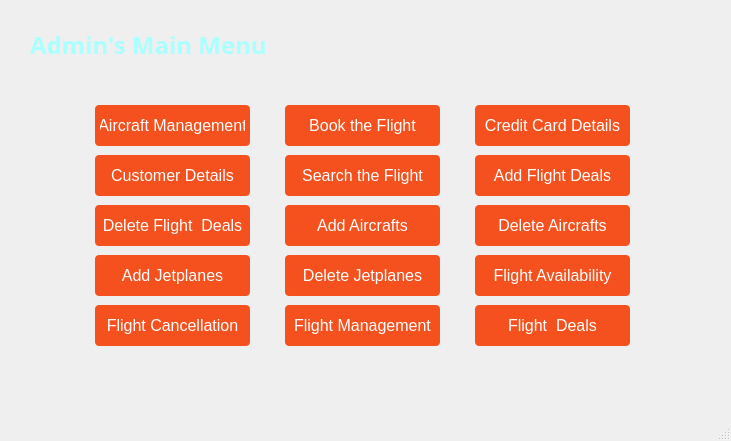
<?xml version="1.0" encoding="UTF-8"?>
<ui version="4.0">
 <class>MainMenus</class>
 <widget class="QMainWindow" name="MainMenus">
  <property name="geometry">
   <rect>
    <x>0</x>
    <y>0</y>
    <width>731</width>
    <height>441</height>
   </rect>
  </property>
  <property name="windowTitle">
   <string>MainWindow</string>
  </property>
  <widget class="QWidget" name="centralwidget">
   <widget class="QLabel" name="label">
    <property name="geometry">
     <rect>
      <x>30</x>
      <y>10</y>
      <width>261</width>
      <height>71</height>
     </rect>
    </property>
    <property name="font">
     <font>
      <family>Andalus</family>
     </font>
    </property>
    <property name="text">
     <string>&lt;!DOCTYPE HTML PUBLIC &quot;-//W3C//DTD HTML 4.0//EN&quot; &quot;http://www.w3.org/TR/REC-html40/strict.dtd&quot;&gt;
&lt;html&gt;&lt;head&gt;&lt;meta name=&quot;qrichtext&quot; content=&quot;1&quot; /&gt;&lt;style type=&quot;text/css&quot;&gt;
p, li { white-space: pre-wrap; }
&lt;/style&gt;&lt;/head&gt;&lt;body style=&quot; font-family:'Andalus'; font-size:8pt; font-weight:400; font-style:normal;&quot;&gt;
&lt;p style=&quot; margin-top:0px; margin-bottom:0px; margin-left:0px; margin-right:0px; -qt-block-indent:0; text-indent:0px;&quot;&gt;&lt;span style=&quot; font-family:'MS Shell Dlg 2'; font-size:18pt; font-weight:600; color:#aaffff;&quot;&gt;Admin's Main Menu&lt;/span&gt;&lt;/p&gt;&lt;/body&gt;&lt;/html&gt;</string>
    </property>
   </widget>
   <widget class="QPushButton" name="pushButton">
    <property name="geometry">
     <rect>
      <x>90</x>
      <y>100</y>
      <width>165</width>
      <height>51</height>
     </rect>
    </property>
    <property name="styleSheet">
     <string notr="true">QPushButton {
  display: inline-block;
  border-radius: 4px;
  background-color: #f4511e;
  border: none;
  color: #FFFFFF;
  text-align: center;
  font-size: 16px;
  padding: 5px;
  width: 100px;
  transition: all 0.5s;
  cursor: pointer;
  margin: 5px;
}</string>
    </property>
    <property name="text">
     <string>Aircraft Management</string>
    </property>
   </widget>
   <widget class="QLabel" name="pic2_label">
    <property name="geometry">
     <rect>
      <x>0</x>
      <y>0</y>
      <width>761</width>
      <height>401</height>
     </rect>
    </property>
    <property name="text">
     <string/>
    </property>
    <property name="pixmap">
     <pixmap>../../Downloads/airline/back.jpg</pixmap>
    </property>
    <property name="scaledContents">
     <bool>true</bool>
    </property>
    <property name="wordWrap">
     <bool>false</bool>
    </property>
   </widget>
   <widget class="QPushButton" name="pushButton_2">
    <property name="geometry">
     <rect>
      <x>280</x>
      <y>100</y>
      <width>165</width>
      <height>51</height>
     </rect>
    </property>
    <property name="styleSheet">
     <string notr="true">QPushButton {
  display: inline-block;
  border-radius: 4px;
  background-color: #f4511e;
  border: none;
  color: #FFFFFF;
  text-align: center;
  font-size: 16px;
  padding: 5px;
  width: 100px;
  transition: all 0.5s;
  cursor: pointer;
  margin: 5px;
}</string>
    </property>
    <property name="text">
     <string>Book the Flight</string>
    </property>
   </widget>
   <widget class="QPushButton" name="pushButton_3">
    <property name="geometry">
     <rect>
      <x>470</x>
      <y>100</y>
      <width>165</width>
      <height>51</height>
     </rect>
    </property>
    <property name="styleSheet">
     <string notr="true">QPushButton {
  display: inline-block;
  border-radius: 4px;
  background-color: #f4511e;
  border: none;
  color: #FFFFFF;
  text-align: center;
  font-size: 16px;
  padding: 5px;
  width: 100px;
  transition: all 0.5s;
  cursor: pointer;
  margin: 5px;
}</string>
    </property>
    <property name="text">
     <string>Credit Card Details</string>
    </property>
   </widget>
   <widget class="QPushButton" name="pushButton_4">
    <property name="geometry">
     <rect>
      <x>90</x>
      <y>150</y>
      <width>165</width>
      <height>51</height>
     </rect>
    </property>
    <property name="styleSheet">
     <string notr="true">QPushButton {
  display: inline-block;
  border-radius: 4px;
  background-color: #f4511e;
  border: none;
  color: #FFFFFF;
  text-align: center;
  font-size: 16px;
  padding: 5px;
  width: 100px;
  transition: all 0.5s;
  cursor: pointer;
  margin: 5px;
}</string>
    </property>
    <property name="text">
     <string>Customer Details</string>
    </property>
   </widget>
   <widget class="QPushButton" name="pushButton_5">
    <property name="geometry">
     <rect>
      <x>280</x>
      <y>150</y>
      <width>165</width>
      <height>51</height>
     </rect>
    </property>
    <property name="styleSheet">
     <string notr="true">QPushButton {
  display: inline-block;
  border-radius: 4px;
  background-color: #f4511e;
  border: none;
  color: #FFFFFF;
  text-align: center;
  font-size: 16px;
  padding: 5px;
  width: 100px;
  transition: all 0.5s;
  cursor: pointer;
  margin: 5px;
}</string>
    </property>
    <property name="text">
     <string>Search the Flight</string>
    </property>
   </widget>
   <widget class="QPushButton" name="pushButton_6">
    <property name="geometry">
     <rect>
      <x>470</x>
      <y>150</y>
      <width>165</width>
      <height>51</height>
     </rect>
    </property>
    <property name="styleSheet">
     <string notr="true">QPushButton {
  display: inline-block;
  border-radius: 4px;
  background-color: #f4511e;
  border: none;
  color: #FFFFFF;
  text-align: center;
  font-size: 16px;
  padding: 5px;
  width: 100px;
  transition: all 0.5s;
  cursor: pointer;
  margin: 5px;
}</string>
    </property>
    <property name="text">
     <string>Add Flight Deals</string>
    </property>
   </widget>
   <widget class="QPushButton" name="pushButton_7">
    <property name="geometry">
     <rect>
      <x>90</x>
      <y>200</y>
      <width>165</width>
      <height>51</height>
     </rect>
    </property>
    <property name="styleSheet">
     <string notr="true">QPushButton {
  display: inline-block;
  border-radius: 4px;
  background-color: #f4511e;
  border: none;
  color: #FFFFFF;
  text-align: center;
  font-size: 16px;
  padding: 5px;
  width: 100px;
  transition: all 0.5s;
  cursor: pointer;
  margin: 5px;
}</string>
    </property>
    <property name="text">
     <string>Delete Flight  Deals</string>
    </property>
   </widget>
   <widget class="QPushButton" name="pushButton_8">
    <property name="geometry">
     <rect>
      <x>280</x>
      <y>200</y>
      <width>165</width>
      <height>51</height>
     </rect>
    </property>
    <property name="styleSheet">
     <string notr="true">QPushButton {
  display: inline-block;
  border-radius: 4px;
  background-color: #f4511e;
  border: none;
  color: #FFFFFF;
  text-align: center;
  font-size: 16px;
  padding: 5px;
  width: 100px;
  transition: all 0.5s;
  cursor: pointer;
  margin: 5px;
}</string>
    </property>
    <property name="text">
     <string>Add Aircrafts</string>
    </property>
   </widget>
   <widget class="QPushButton" name="pushButton_9">
    <property name="geometry">
     <rect>
      <x>470</x>
      <y>200</y>
      <width>165</width>
      <height>51</height>
     </rect>
    </property>
    <property name="styleSheet">
     <string notr="true">QPushButton {
  display: inline-block;
  border-radius: 4px;
  background-color: #f4511e;
  border: none;
  color: #FFFFFF;
  text-align: center;
  font-size: 16px;
  padding: 5px;
  width: 100px;
  transition: all 0.5s;
  cursor: pointer;
  margin: 5px;
}</string>
    </property>
    <property name="text">
     <string>Delete Aircrafts</string>
    </property>
   </widget>
   <widget class="QPushButton" name="pushButton_10">
    <property name="geometry">
     <rect>
      <x>280</x>
      <y>250</y>
      <width>165</width>
      <height>51</height>
     </rect>
    </property>
    <property name="styleSheet">
     <string notr="true">QPushButton {
  display: inline-block;
  border-radius: 4px;
  background-color: #f4511e;
  border: none;
  color: #FFFFFF;
  text-align: center;
  font-size: 16px;
  padding: 5px;
  width: 100px;
  transition: all 0.5s;
  cursor: pointer;
  margin: 5px;
}</string>
    </property>
    <property name="text">
     <string>Delete Jetplanes</string>
    </property>
   </widget>
   <widget class="QPushButton" name="pushButton_11">
    <property name="geometry">
     <rect>
      <x>470</x>
      <y>250</y>
      <width>165</width>
      <height>51</height>
     </rect>
    </property>
    <property name="styleSheet">
     <string notr="true">QPushButton {
  display: inline-block;
  border-radius: 4px;
  background-color: #f4511e;
  border: none;
  color: #FFFFFF;
  text-align: center;
  font-size: 16px;
  padding: 5px;
  width: 100px;
  transition: all 0.5s;
  cursor: pointer;
  margin: 5px;
}</string>
    </property>
    <property name="text">
     <string>Flight Availability</string>
    </property>
   </widget>
   <widget class="QPushButton" name="pushButton_12">
    <property name="geometry">
     <rect>
      <x>90</x>
      <y>250</y>
      <width>165</width>
      <height>51</height>
     </rect>
    </property>
    <property name="styleSheet">
     <string notr="true">QPushButton {
  display: inline-block;
  border-radius: 4px;
  background-color: #f4511e;
  border: none;
  color: #FFFFFF;
  text-align: center;
  font-size: 16px;
  padding: 5px;
  width: 100px;
  transition: all 0.5s;
  cursor: pointer;
  margin: 5px;
}</string>
    </property>
    <property name="text">
     <string>Add Jetplanes</string>
    </property>
   </widget>
   <widget class="QPushButton" name="pushButton_13">
    <property name="geometry">
     <rect>
      <x>470</x>
      <y>300</y>
      <width>165</width>
      <height>51</height>
     </rect>
    </property>
    <property name="styleSheet">
     <string notr="true">QPushButton {
  display: inline-block;
  border-radius: 4px;
  background-color: #f4511e;
  border: none;
  color: #FFFFFF;
  text-align: center;
  font-size: 16px;
  padding: 5px;
  width: 100px;
  transition: all 0.5s;
  cursor: pointer;
  margin: 5px;
}</string>
    </property>
    <property name="text">
     <string>Flight  Deals</string>
    </property>
   </widget>
   <widget class="QPushButton" name="pushButton_14">
    <property name="geometry">
     <rect>
      <x>90</x>
      <y>300</y>
      <width>165</width>
      <height>51</height>
     </rect>
    </property>
    <property name="styleSheet">
     <string notr="true">QPushButton {
  display: inline-block;
  border-radius: 4px;
  background-color: #f4511e;
  border: none;
  color: #FFFFFF;
  text-align: center;
  font-size: 16px;
  padding: 5px;
  width: 100px;
  transition: all 0.5s;
  cursor: pointer;
  margin: 5px;
}</string>
    </property>
    <property name="text">
     <string>Flight Cancellation</string>
    </property>
   </widget>
   <widget class="QPushButton" name="pushButton_15">
    <property name="geometry">
     <rect>
      <x>280</x>
      <y>300</y>
      <width>165</width>
      <height>51</height>
     </rect>
    </property>
    <property name="styleSheet">
     <string notr="true">QPushButton {
  display: inline-block;
  border-radius: 4px;
  background-color: #f4511e;
  border: none;
  color: #FFFFFF;
  text-align: center;
  font-size: 16px;
  padding: 5px;
  width: 100px;
  transition: all 0.5s;
  cursor: pointer;
  margin: 5px;
}</string>
    </property>
    <property name="text">
     <string>Flight Management</string>
    </property>
   </widget>
   <zorder>pic2_label</zorder>
   <zorder>label</zorder>
   <zorder>pushButton</zorder>
   <zorder>pushButton_2</zorder>
   <zorder>pushButton_3</zorder>
   <zorder>pushButton_4</zorder>
   <zorder>pushButton_5</zorder>
   <zorder>pushButton_6</zorder>
   <zorder>pushButton_7</zorder>
   <zorder>pushButton_8</zorder>
   <zorder>pushButton_9</zorder>
   <zorder>pushButton_10</zorder>
   <zorder>pushButton_11</zorder>
   <zorder>pushButton_12</zorder>
   <zorder>pushButton_13</zorder>
   <zorder>pushButton_14</zorder>
   <zorder>pushButton_15</zorder>
  </widget>
  <widget class="QMenuBar" name="menubar">
   <property name="geometry">
    <rect>
     <x>0</x>
     <y>0</y>
     <width>731</width>
     <height>21</height>
    </rect>
   </property>
  </widget>
  <widget class="QStatusBar" name="statusbar"/>
 </widget>
 <resources/>
 <connections/>
</ui>
